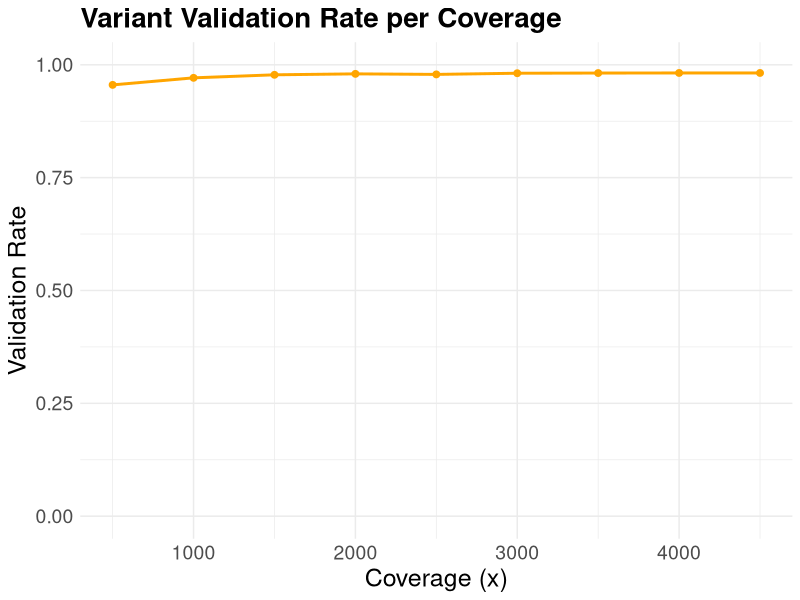

Source code (R):
library(ggplot2)

#Fig2A
# Data
coverage <- c(500, 1000, 1500, 2000, 2500, 3000, 3500, 4000, 4500)
validation_rate <- c(0.9555, 0.9711, 0.9778, 0.9799, 0.9787, 0.9813, 0.9817, 0.9819,0.9819)
data <- data.frame(Coverage = coverage, ValidationRate = validation_rate)

# Plot
ggplot(data, aes(x = Coverage, y = ValidationRate)) +
  geom_line(color = "orange", size = 1) +
  geom_point(color = "orange", size = 2) +
  labs(title = "Variant Validation Rate per Coverage", 
       x = "Coverage (x)", 
       y = "Validation Rate") +
  ylim(0, 1) +
  theme_minimal() +
  theme(text = element_text(size = 16),
        axis.title = element_text(size = 18),
        axis.text = element_text(size = 14),
        plot.title = element_text(size = 20, face = "bold"))
